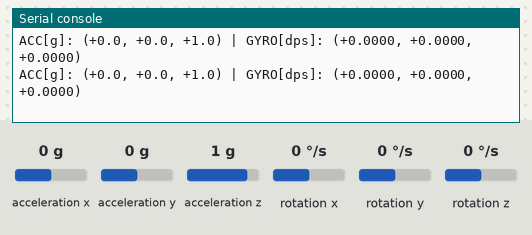
The program below on a simulated Raspberry Pi Pico running MicroPython. Shown: the last lines printed to the serial console. The test bench sets the inputs (shaded band); at power-on: acceleration x 0 g, acceleration y 0 g, acceleration z 1 g, rotation x 0 °/s, rotation y 0 °/s, rotation z 0 °/s.

Above: at 2.4 s.
2.5 s: acceleration x set to -1.4 g
At 3.0 s:
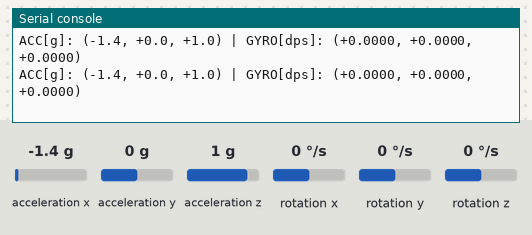
4.0 s: acceleration y set to -1.4 g
At 4.9 s:
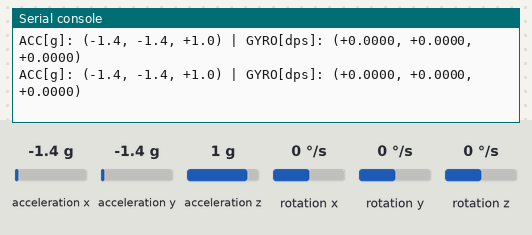
5.5 s: acceleration z set to -1.4 g
At 6.6 s:
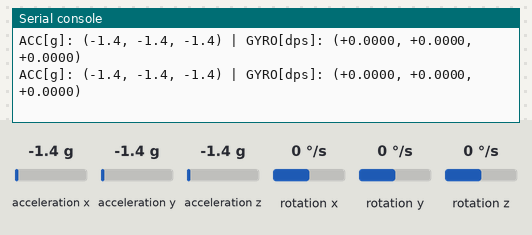
7.0 s: rotation x set to -192 °/s
At 7.5 s:
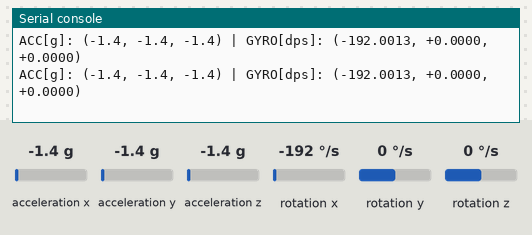
8.5 s: rotation y set to -192 °/s
At 9.5 s:
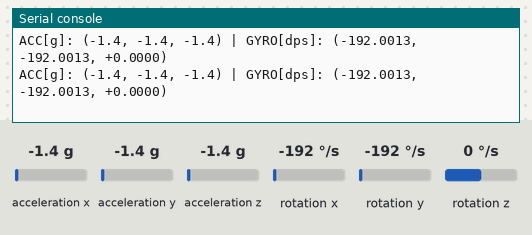

Measured:
- after the input at 2.5 s, the serial console: prints a new line at once (image 1)
- after the input at 4.0 s, the serial console: prints a new line at once (image 2)
- after the input at 5.5 s, the serial console: prints a new line at once (image 3)
- after the input at 7.0 s, the serial console: prints a new line at once (image 4)
- after the input at 8.5 s, the serial console: prints a new line at once (image 5)

The program:

lsm6ds3_accel_gyro.py
```python
from machine import Pin, I2C
from time import sleep_ms
from lsm6ds3 import LSM6DS3

i2c = I2C(0, sda=Pin(0), scl=Pin(1), freq=400_000)
imu = LSM6DS3(i2c)
if not imu.begin(accel_range=2, gyro_range=250, odr_hz=104):
    raise RuntimeError('LSM6DS3 초기화 실패')

print('자이로 영점 보정 시작. 센서를 잠시 가만히 두세요...')
offx, offy, offz = imu.calibrateGyro(samples=200, delay_ms=5)
print("자이로 오프셋:", offx, offy, offz)


while True:
    ax, ay, az, gx, gy, gz = imu.update()
    print(
        "ACC[g]: ({:+.1f}, {:+.1f}, {:+.1f}) | "
        "GYRO[dps]: ({:+.4f}, {:+.4f}, {:+.4f})".format(ax, ay, az, gx, gy, gz)
        )
    sleep_ms(20)
```

lsm6ds3.py
```python
from time import sleep_ms
from math import atan2, sqrt, pi


class LSM6DS3:
    REG_WHO_AM_I  = 0x0F
    REG_CTRL1_XL  = 0x10
    REG_CTRL2_G   = 0x11
    REG_CTRL3_C   = 0x12

    REG_OUTX_L_G  = 0x22
    REG_OUTX_L_XL = 0x28

    WHO_AM_I_OK = (0x69, 0x6A)

    _ACCEL_FS_BITS = {
        2:  0b00,
        4:  0b10,
        8:  0b11,
        16: 0b01,
    }

    _ACCEL_SENS_MG = {
        2:  0.061,
        4:  0.122,
        8:  0.244,
        16: 0.488,
    }

    _ACCEL_ODR_BITS = {
        0:      0b0000,
        12.5:   0b0001,
        26:     0b0010,
        52:     0b0011,
        104:    0b0100,
        208:    0b0101,
        416:    0b0110,
        833:    0b0111,
        1660:   0b1000,
        3330:   0b1001,
        6660:   0b1010,
    }

    _GYRO_FS_BITS = {
        125:  {"fs_g": 0b00, "fs_125": 1},
        250:  {"fs_g": 0b00, "fs_125": 0},
        500:  {"fs_g": 0b01, "fs_125": 0},
        1000: {"fs_g": 0b10, "fs_125": 0},
        2000: {"fs_g": 0b11, "fs_125": 0},
    }

    _GYRO_SENS_MDPS = {
        125:  4.375,
        250:  8.75,
        500:  17.50,
        1000: 35.0,
        2000: 70.0,
    }

    _GYRO_ODR_BITS = {
        0:      0b0000,
        12.5:   0b0001,
        26:     0b0010,
        52:     0b0011,
        104:    0b0100,
        208:    0b0101,
        416:    0b0110,
        833:    0b0111,
        1660:   0b1000,
    }

    _COMMON_ODRS = (0, 12.5, 26, 52, 104, 208, 416, 833, 1660)

    def __init__(self, i2c, addr=0x6B):
        self.i2c = i2c
        self.addr = addr

        self._accel_range = 2
        self._accel_odr = 104
        self._accel_sens_mg = self._ACCEL_SENS_MG[self._accel_range]

        self._gyro_range = 250
        self._gyro_odr = 104
        self._gyro_sens_mdps = self._GYRO_SENS_MDPS[self._gyro_range]

        self._ax = 0.0
        self._ay = 0.0
        self._az = 0.0

        self._gx = 0.0
        self._gy = 0.0
        self._gz = 0.0

        self._gyro_offset_x = 0.0
        self._gyro_offset_y = 0.0
        self._gyro_offset_z = 0.0

        self._begun = False

    def _write_u8(self, reg, val):
        self.i2c.writeto_mem(self.addr, reg, bytes([val & 0xFF]))

    def _read_u8(self, reg):
        return self.i2c.readfrom_mem(self.addr, reg, 1)[0]

    def _read_block(self, reg, length):
        return self.i2c.readfrom_mem(self.addr, reg, length)

    @staticmethod
    def _to_int16(lo, hi):
        v = (hi << 8) | lo
        if v & 0x8000:
            v -= 65536
        return v

    def whoAmI(self):
        return self._read_u8(self.REG_WHO_AM_I)

    def who_am_i(self):
        return self.whoAmI()

    def begin(self, accel_range=2, gyro_range=250, odr_hz=104):
        try:
            who = self.whoAmI()
        except Exception:
            return False

        if who not in self.WHO_AM_I_OK:
            return False

        if odr_hz not in self._COMMON_ODRS:
            raise ValueError(
                "begin()의 odr_hz는 0, 12.5, 26, 52, 104, 208, 416, 833, 1660 중 하나여야 합니다."
            )

        self.setAccelRange(accel_range)
        self.setGyroRange(gyro_range)
        self.setAccelODR(odr_hz)
        self.setGyroODR(odr_hz)

        self._write_u8(self.REG_CTRL3_C, 0x44)

        self._apply_ctrl1_xl()
        self._apply_ctrl2_g()

        sleep_ms(20)
        self._begun = True
        return True

    def setAccelRange(self, g):
        if g not in self._ACCEL_FS_BITS:
            raise ValueError("가속도 범위는 2, 4, 8, 16 중 하나여야 합니다.")

        self._accel_range = g
        self._accel_sens_mg = self._ACCEL_SENS_MG[g]

        if self._begun:
            self._apply_ctrl1_xl()

    def setAccelODR(self, odr_hz):
        if odr_hz not in self._ACCEL_ODR_BITS:
            raise ValueError(
                "가속도 ODR은 0, 12.5, 26, 52, 104, 208, 416, 833, 1660, 3330, 6660 중 하나여야 합니다."
            )

        self._accel_odr = odr_hz

        if self._begun:
            self._apply_ctrl1_xl()

    def setGyroRange(self, dps):
        if dps not in self._GYRO_FS_BITS:
            raise ValueError("자이로 범위는 125, 250, 500, 1000, 2000 중 하나여야 합니다.")

        self._gyro_range = dps
        self._gyro_sens_mdps = self._GYRO_SENS_MDPS[dps]

        if self._begun:
            self._apply_ctrl2_g()

    def setGyroODR(self, odr_hz):
        if odr_hz not in self._GYRO_ODR_BITS:
            raise ValueError(
                "자이로 ODR은 0, 12.5, 26, 52, 104, 208, 416, 833, 1660 중 하나여야 합니다."
            )

        self._gyro_odr = odr_hz

        if self._begun:
            self._apply_ctrl2_g()

    def _apply_ctrl1_xl(self):
        fs_bits = self._ACCEL_FS_BITS[self._accel_range]
        odr_bits = self._ACCEL_ODR_BITS[self._accel_odr]
        ctrl1_xl = (odr_bits << 4) | (fs_bits << 2)
        self._write_u8(self.REG_CTRL1_XL, ctrl1_xl)

    def _apply_ctrl2_g(self):
        cfg = self._GYRO_FS_BITS[self._gyro_range]
        odr_bits = self._GYRO_ODR_BITS[self._gyro_odr]
        fs_g = cfg["fs_g"]
        fs_125 = cfg["fs_125"]
        ctrl2_g = (odr_bits << 4) | (fs_g << 2) | (fs_125 << 1)
        self._write_u8(self.REG_CTRL2_G, ctrl2_g)

    def readAccelerationRaw(self):
        data = self._read_block(self.REG_OUTX_L_XL, 6)
        ax = self._to_int16(data[0], data[1])
        ay = self._to_int16(data[2], data[3])
        az = self._to_int16(data[4], data[5])
        return ax, ay, az

    def readAcceleration(self):
        ax_raw, ay_raw, az_raw = self.readAccelerationRaw()
        scale = self._accel_sens_mg / 1000.0
        self._ax = ax_raw * scale
        self._ay = ay_raw * scale
        self._az = az_raw * scale
        return self._ax, self._ay, self._az

    def readGyroRaw(self):
        data = self._read_block(self.REG_OUTX_L_G, 6)
        gx = self._to_int16(data[0], data[1])
        gy = self._to_int16(data[2], data[3])
        gz = self._to_int16(data[4], data[5])
        return gx, gy, gz

    def readGyro(self):
        gx_raw, gy_raw, gz_raw = self.readGyroRaw()
        scale = self._gyro_sens_mdps / 1000.0

        gx = gx_raw * scale
        gy = gy_raw * scale
        gz = gz_raw * scale

        self._gx = gx - self._gyro_offset_x
        self._gy = gy - self._gyro_offset_y
        self._gz = gz - self._gyro_offset_z

        return self._gx, self._gy, self._gz

    def readGyroscopeRaw(self):
        return self.readGyroRaw()

    def readGyroscope(self):
        return self.readGyro()

    def calibrateGyro(self, samples=200, delay_ms=5):
        if not self._begun:
            raise RuntimeError("먼저 begin()을 호출해야 합니다.")

        if samples <= 0:
            raise ValueError("samples는 1 이상이어야 합니다.")

        self._gyro_offset_x = 0.0
        self._gyro_offset_y = 0.0
        self._gyro_offset_z = 0.0

        sum_x = 0.0
        sum_y = 0.0
        sum_z = 0.0

        scale = self._gyro_sens_mdps / 1000.0

        sleep_ms(100)

        for _ in range(samples):
            gx_raw, gy_raw, gz_raw = self.readGyroRaw()
            sum_x += gx_raw * scale
            sum_y += gy_raw * scale
            sum_z += gz_raw * scale
            sleep_ms(delay_ms)

        self._gyro_offset_x = sum_x / samples
        self._gyro_offset_y = sum_y / samples
        self._gyro_offset_z = sum_z / samples

        return self._gyro_offset_x, self._gyro_offset_y, self._gyro_offset_z

    def resetGyroCalibration(self):
        self._gyro_offset_x = 0.0
        self._gyro_offset_y = 0.0
        self._gyro_offset_z = 0.0

    def update(self):
        self.readAcceleration()
        self.readGyro()
        return self._ax, self._ay, self._az, self._gx, self._gy, self._gz

    def getPitchRollFromAccel(self):
        ax = self._ax
        ay = self._ay
        az = self._az

        roll = atan2(ay, az) * 180.0 / pi
        pitch = atan2(-ax, sqrt(ay * ay + az * az)) * 180.0 / pi

        return pitch, roll

    def help(self):
        print("""
[LSM6DS3 주요 함수 안내]

1) begin(accel_range=2, gyro_range=250, odr_hz=104)
   - 용도: 센서를 초기화하고 시작 설정값을 적용합니다.
   - 매개변수:
     accel_range = 가속도 범위 (2, 4, 8, 16)
     gyro_range  = 자이로 범위 (125, 250, 500, 1000, 2000)
     odr_hz      = 가속도/자이로 공통 ODR
                   (0, 12.5, 26, 52, 104, 208, 416, 833, 1660)
   - 반환값:
     True  = 초기화 성공
     False = 초기화 실패

2) whoAmI() / who_am_i()
   - 용도: 센서 ID를 읽습니다.
   - 매개변수: 없음
   - 반환값: 정수 ID 값 (예: 0x69 또는 0x6A)

3) setAccelRange(g)
   - 용도: 가속도 측정 범위를 바꿉니다.
   - 매개변수: g = 2, 4, 8, 16
   - 반환값: 없음

4) setGyroRange(dps)
   - 용도: 자이로 측정 범위를 바꿉니다.
   - 매개변수: dps = 125, 250, 500, 1000, 2000
   - 반환값: 없음

5) setAccelODR(odr_hz)
   - 용도: 가속도 ODR을 바꿉니다.
   - 매개변수: odr_hz = 0, 12.5, 26, 52, 104, 208, 416, 833, 1660, 3330, 6660
   - 반환값: 없음

6) setGyroODR(odr_hz)
   - 용도: 자이로 ODR을 바꿉니다.
   - 매개변수: odr_hz = 0, 12.5, 26, 52, 104, 208, 416, 833, 1660
   - 반환값: 없음

7) readAccelerationRaw()
   - 용도: 가속도 raw 값을 읽습니다.
   - 매개변수: 없음
   - 반환값: (ax_raw, ay_raw, az_raw)

8) readAcceleration()
   - 용도: 가속도 값을 g 단위로 읽습니다.
   - 매개변수: 없음
   - 반환값: (ax, ay, az) [g]

9) readGyroRaw() / readGyroscopeRaw()
   - 용도: 자이로 raw 값을 읽습니다.
   - 매개변수: 없음
   - 반환값: (gx_raw, gy_raw, gz_raw)

10) readGyro() / readGyroscope()
    - 용도: 자이로 값을 dps 단위로 읽습니다.
    - 매개변수: 없음
    - 반환값: (gx, gy, gz) [dps]
    - 참고: calibrateGyro()로 구한 오프셋이 반영됩니다.

11) calibrateGyro(samples=200, delay_ms=5)
    - 용도: 자이로 영점 보정을 수행합니다.
    - 매개변수:
      samples  = 샘플 수
      delay_ms = 샘플 간 대기 시간(ms)
    - 반환값: (offset_x, offset_y, offset_z)
    - 주의: 보정 중에는 센서를 가만히 두어야 합니다.

12) resetGyroCalibration()
    - 용도: 자이로 보정값을 0으로 초기화합니다.
    - 매개변수: 없음
    - 반환값: 없음

13) update()
    - 용도: 가속도/자이로 값을 한 번에 갱신합니다.
    - 매개변수: 없음
    - 반환값: (ax, ay, az, gx, gy, gz)

14) getPitchRollFromAccel()
    - 용도: 마지막 가속도 값으로 pitch, roll을 계산합니다.
    - 매개변수: 없음
    - 반환값: (pitch, roll) [deg]

15) getAccelerationX(), getAccelerationY(), getAccelerationZ()
    - 용도: 마지막 가속도 값을 축별로 가져옵니다.
    - 반환값: 각 축 가속도 [g]

16) getGyroX(), getGyroY(), getGyroZ()
    - 용도: 마지막 자이로 값을 축별로 가져옵니다.
    - 반환값: 각 축 각속도 [dps]

17) getAccelRange(), getAccelODR(), getGyroRange(), getGyroODR()
    - 용도: 현재 설정값을 확인합니다.
    - 반환값: 현재 설정된 값

18) getGyroOffsetX(), getGyroOffsetY(), getGyroOffsetZ()
    - 용도: 현재 자이로 오프셋을 확인합니다.
    - 반환값: 각 축 오프셋 [dps]

[기본 사용 예]
    imu = LSM6DS3(i2c)

    if imu.begin():
        imu.help()
        imu.calibrateGyro()
        ax, ay, az = imu.readAcceleration()
        gx, gy, gz = imu.readGyro()

[사용자 설정 예]
    imu = LSM6DS3(i2c)

    if imu.begin(accel_range=4, gyro_range=500, odr_hz=208):
        imu.help()
""")

    def getAccelerationX(self):
        return self._ax

    def getAccelerationY(self):
        return self._ay

    def getAccelerationZ(self):
        return self._az

    def getAccelRange(self):
        return self._accel_range

    def getAccelODR(self):
        return self._accel_odr

    def getGyroX(self):
        return self._gx

    def getGyroY(self):
        return self._gy

    def getGyroZ(self):
        return self._gz

    def getGyroscopeX(self):
        return self._gx

    def getGyroscopeY(self):
        return self._gy

    def getGyroscopeZ(self):
        return self._gz

    def getGyroRange(self):
        return self._gyro_range

    def getGyroODR(self):
        return self._gyro_odr

    def getGyroOffsetX(self):
        return self._gyro_offset_x

    def getGyroOffsetY(self):
        return self._gyro_offset_y

    def getGyroOffsetZ(self):
        return self._gyro_offset_z


LSM6DS = LSM6DS3
```
